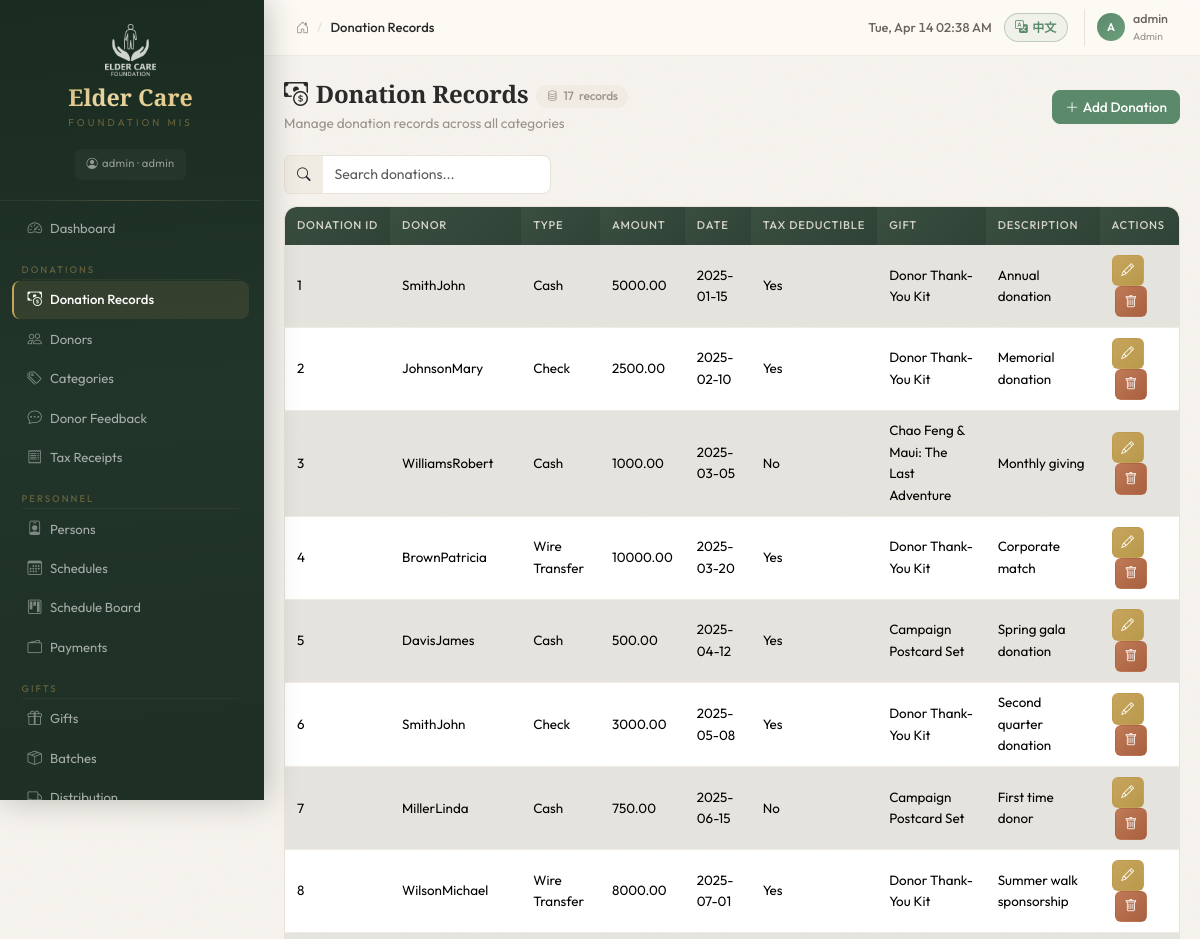
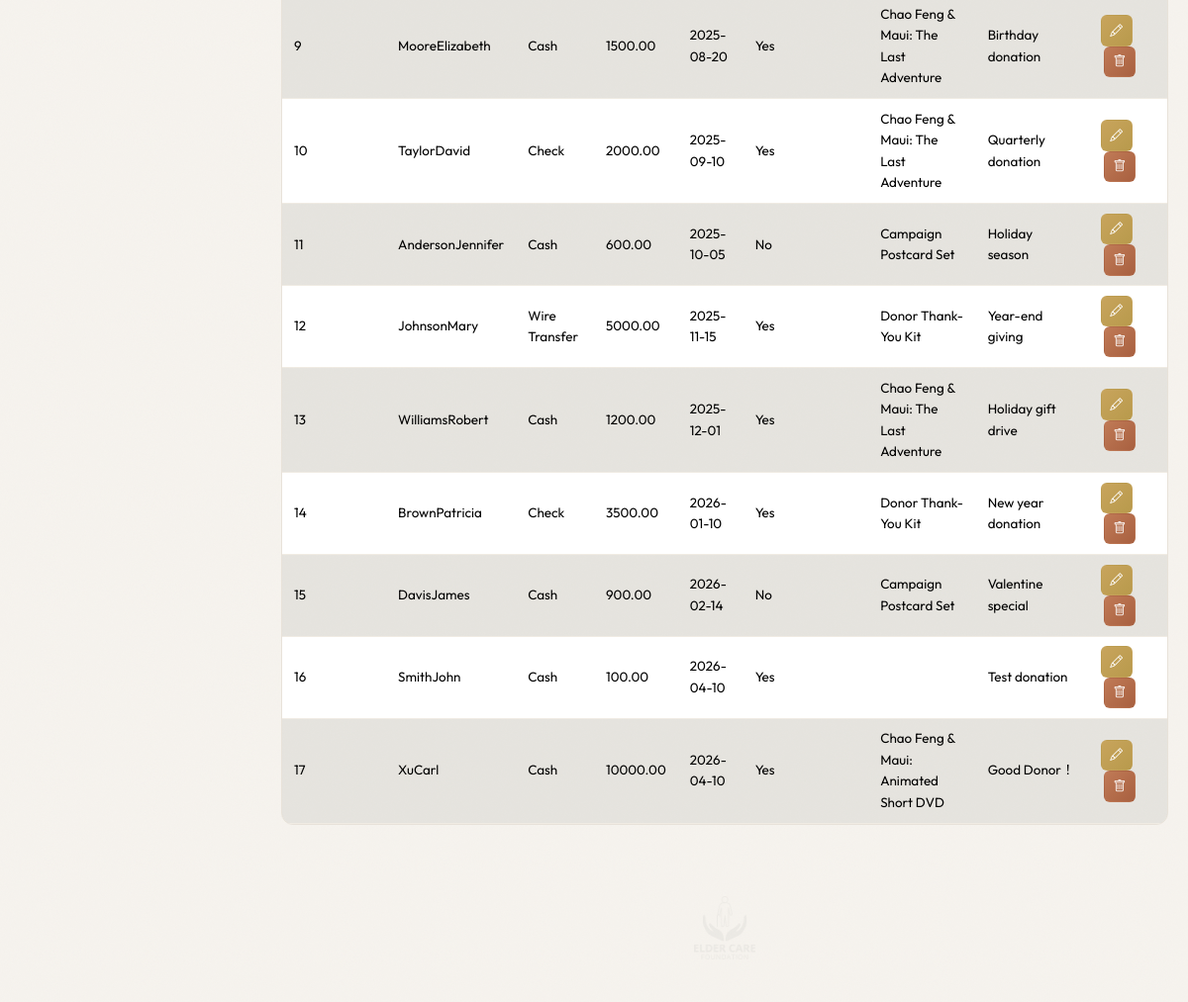
Before: /donations (signed in) with the older database file (2 pictures, top to bottom).
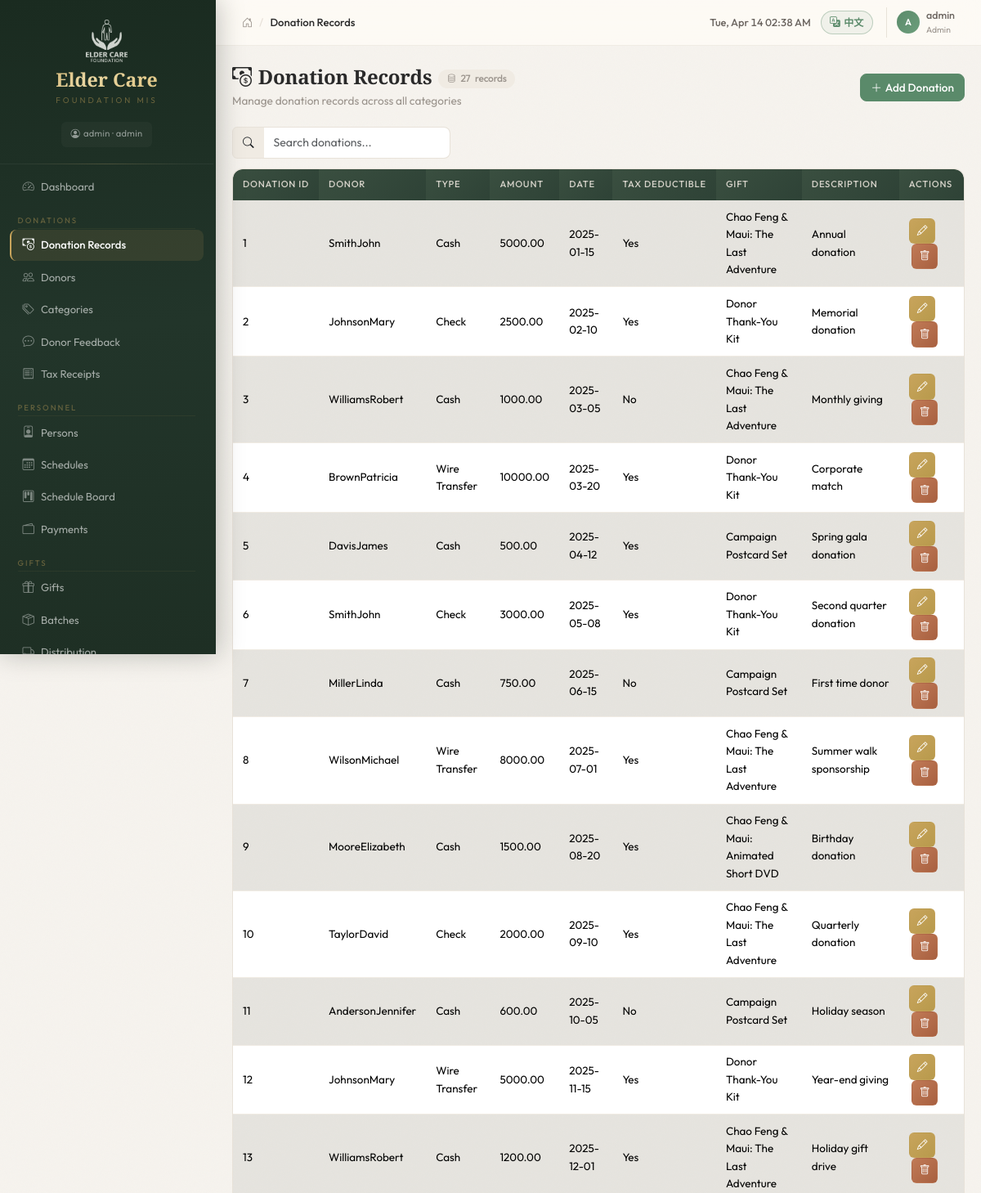
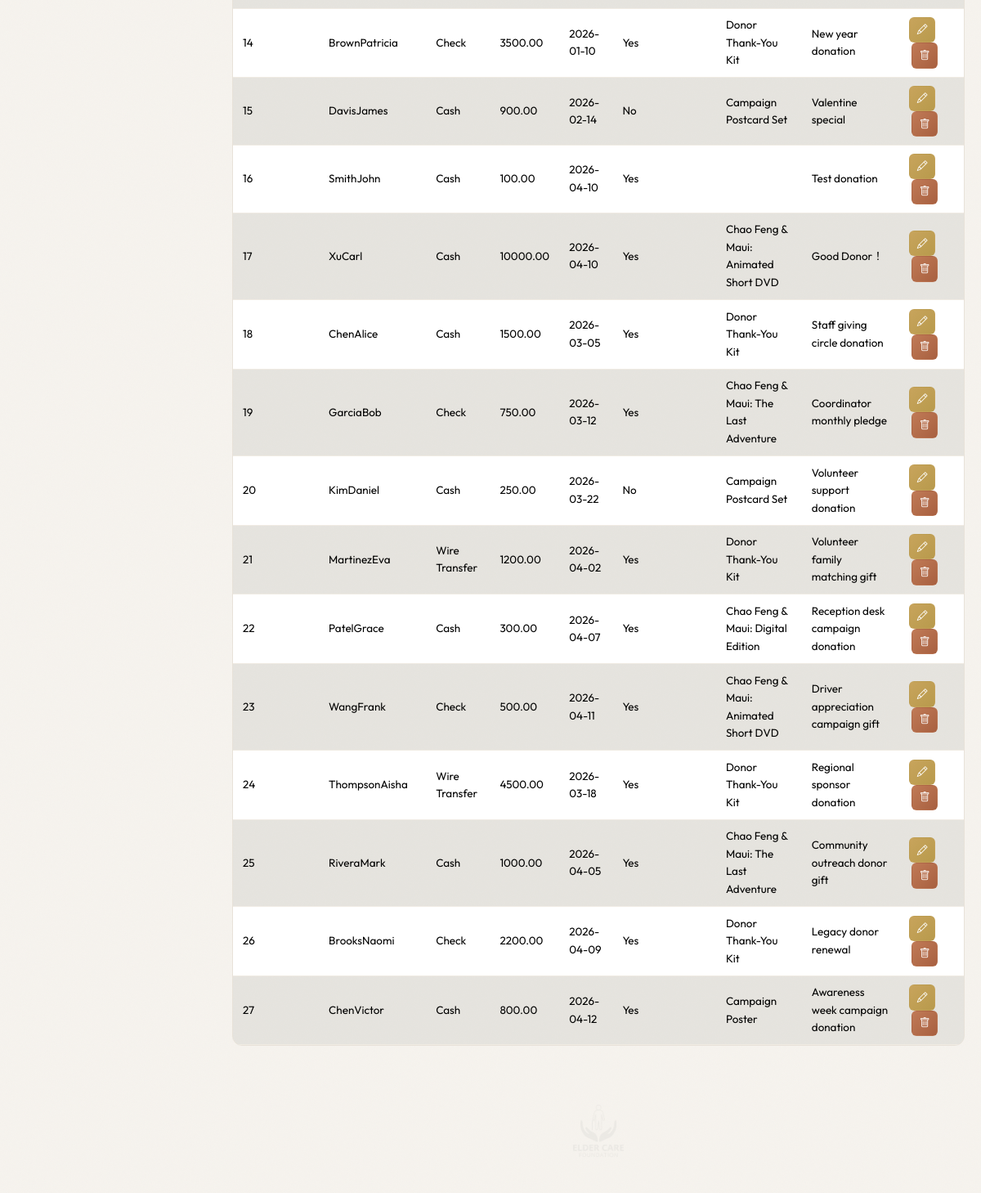
After: the same page with the newer database file (2 pictures, top to bottom).
### tables this page shows
CREATE TABLE "donations" (
    donation_id INTEGER PRIMARY KEY,
    donor_id INTEGER,
    donation_type TEXT,
    amount REAL,
    donation_date NUMERIC,
    is_tax_deductible INTEGER,
    gift_given TEXT,
    description TEXT,
    created_date NUMERIC,
    FOREIGN KEY(donor_id) REFERENCES donors(donor_id)
);

CREATE TABLE "donors" (
	"donor_id"	INTEGER,
	"first_name"	TEXT,
	"last_name"	TEXT,
	"email"	TEXT,
	"age"	INTEGER,
	"gender"	TEXT,
	"location"	TEXT,
	"created_date"	NUMERIC,
	PRIMARY KEY("donor_id")
);

### blueprints/donations.py (the view)
@donations_bp.route('/donations')
@login_required
@role_required('finance')
def donations_list():
    rows = query_db(
        'SELECT d.*, dn.first_name, dn.last_name '
        'FROM donations d LEFT JOIN donors dn ON d.donor_id = dn.donor_id '
        'ORDER BY d.donation_id ASC'
    )
    donors = query_db('SELECT donor_id, first_name, last_name FROM donors ORDER BY last_name')
    gifts = query_db('SELECT gift_id, gift_name FROM gifts WHERE is_active = 1 ORDER BY gift_id')
    return render_template('donations/donations.html', donations=rows, donors=donors, gifts=gifts)

### blueprints/auth.py (called while the page is built)
def role_required(*roles):
    def decorator(f):
        @wraps(f)
        def wrapped(*args, **kwargs):
            if not current_user.has_role(*roles):
                flash('Insufficient permissions to access this page', 'warning')
                return redirect(url_for('dashboard.index'))
            return f(*args, **kwargs)
        return wrapped
    return decorator

    @property
    def is_admin(self):
        return self.role == 'admin'

    def has_role(self, *roles):
        return self.role in roles or self.role == 'admin'

### db.py (called while the page is built)
def get_db():
    if 'db' not in g:
        g.db = sqlite3.connect(current_app.config['DATABASE'])
        g.db.row_factory = sqlite3.Row
        g.db.execute('PRAGMA foreign_keys = ON')
    return g.db

def query_db(sql, args=(), one=False):
    cur = get_db().execute(sql, args)
    rv = cur.fetchall()
    cur.close()
    return (rv[0] if rv else None) if one else rv

### templates/donations/donations.html (shortened to what this page needs)
{% extends "base.html" %}
{% block breadcrumb %}<span data-i18n="Donation Records">Donation Records</span>{% endblock %}
{% block content %}
<div class="page-header">
  <div>
    <h4 class="mb-1"><i class="bi bi-cash-coin me-2"></i><span data-i18n="Donation Records">Donation Records</span><span class="record-count"><i class="bi bi-database"></i>{{ donations|length }} <span data-i18n="records">records</span></span></h4>
    <p class="page-subtitle" data-i18n="Manage donation records across all categories">Manage donation records across all categories</p>
  </div>
  <button class="btn btn-primary" onclick="openAddModal()"><i class="bi bi-plus-lg me-1"></i><span data-i18n="Add Donation">Add Donation</span></button>
</div>
<div class="table-info-bar">
  <div class="table-search">
    <div class="input-group" style="max-width:320px;">
      <span class="input-group-text"><i class="bi bi-search"></i></span>
      <input type="text" class="form-control" data-i18n-placeholder="Search donations..." placeholder="Search donations..." id="tableSearch">
    </div>
  </div>
</div>
{% if donations %}
<div class="table-responsive">
  <table class="table table-striped table-hover">
    <thead class="table-header">
      <tr>
        <th data-i18n="Donation ID">Donation ID</th><th data-i18n="Donor">Donor</th><th data-i18n="Type">Type</th><th data-i18n="Amount">Amount</th><th data-i18n="Date">Date</th>
        <th data-i18n="Tax Deductible">Tax Deductible</th><th data-i18n="Gift">Gift</th><th data-i18n="Description">Description</th><th data-i18n="Actions">Actions</th>
      </tr>
    </thead>
    <tbody>
      {% for d in donations %}
      <tr>
        <td>{{ d.donation_id }}</td>
        <td>{{ d.last_name }}{{ d.first_name }}</td>
        <td>{{ d.donation_type }}</td>
        <td>{{ "%.2f"|format(d.amount) }}</td>
        <td>{{ d.donation_date }}</td>
        <td>{{ "Yes" if d.is_tax_deductible else "No" }}</td>
        <td>{{ d.gift_given }}</td>
        <td>{{ d.description }}</td>
        <td>
          <button class="btn btn-sm btn-warning" aria-label="Edit" data-bs-toggle="tooltip" data-i18n-title="Edit" title="Edit" onclick="openEditModal({{ d.donation_id }}, {{ d.donor_id }}, '{{ d.donation_type }}', {{ d.amount }}, '{{ d.donation_date }}', {{ d.is_tax_deductible }}, '{{ d.gift_given }}', '{{ d.description }}')"><i class="bi bi-pencil"></i></button>
          <button class="btn btn-sm btn-danger" aria-label="Delete" data-bs-toggle="tooltip" data-i18n-title="Delete" title="Delete" onclick="confirmDelete('{{ url_for('donations.donations_delete', id=d.donation_id) }}', 'Donation #{{ d.donation_id }}')"><i class="bi bi-trash"></i></button>
        </td>
      </tr>
      {% endfor %}
    </tbody>
  </table>
</div>
{% else %}
<div class="empty-state">
  <i class="bi bi-inbox"></i>
  <h6 data-i18n="No donation records found">No donation records found</h6>
  <p data-i18n="Click &quot;Add Donation&quot; to create your first entry.">Click "Add Donation" to create your first entry.</p>
</div>
{% endif %}
{% endblock %}

Changed rows visible on the page:
changed donations "Annual donation": gift_given "Donor Thank-You Kit" → "Chao Feng & Maui: The Last Adventure"
changed donations "Summer walk sponsorship": gift_given "Donor Thank-You Kit" → "Chao Feng & Maui: The Last Adventure"
changed donations "Birthday donation": gift_given "Chao Feng & Maui: The Last Adventure" → "Chao Feng & Maui: Animated Short DVD"
added donations: donation_id "18", last_name "Chen", first_name "Alice", donation_type "Cash", amount "1500.00", donation_date "2026-03-05", is_tax_deductible "Yes", gift_given "Donor Thank-You Kit", description "Staff giving circle donation"
added donations: donation_id "19", last_name "Garcia", first_name "Bob", donation_type "Check", amount "750.00", donation_date "2026-03-12", is_tax_deductible "Yes", gift_given "Chao Feng & Maui: The Last Adventure", description "Coordinator monthly pledge"
added donations: donation_id "20", last_name "Kim", first_name "Daniel", donation_type "Cash", amount "250.00", donation_date "2026-03-22", is_tax_deductible "No", gift_given "Campaign Postcard Set", description "Volunteer support donation"
added donations: donation_id "21", last_name "Martinez", first_name "Eva", donation_type "Wire Transfer", amount "1200.00", donation_date "2026-04-02", is_tax_deductible "Yes", gift_given "Donor Thank-You Kit", description "Volunteer family matching gift"
added donations: donation_id "22", last_name "Patel", first_name "Grace", donation_type "Cash", amount "300.00", donation_date "2026-04-07", is_tax_deductible "Yes", gift_given "Chao Feng & Maui: Digital Edition", description "Reception desk campaign donation"
added donations: donation_id "23", last_name "Wang", first_name "Frank", donation_type "Check", amount "500.00", donation_date "2026-04-11", is_tax_deductible "Yes", gift_given "Chao Feng & Maui: Animated Short DVD", description "Driver appreciation campaign gift"
added donations: donation_id "24", last_name "Thompson", first_name "Aisha", donation_type "Wire Transfer", amount "4500.00", donation_date "2026-03-18", is_tax_deductible "Yes", gift_given "Donor Thank-You Kit", description "Regional sponsor donation"
added donations: donation_id "25", last_name "Rivera", first_name "Mark", donation_type "Cash", amount "1000.00", donation_date "2026-04-05", is_tax_deductible "Yes", gift_given "Chao Feng & Maui: The Last Adventure", description "Community outreach donor gift"
added donations: donation_id "26", last_name "Brooks", first_name "Naomi", donation_type "Check", amount "2200.00", donation_date "2026-04-09", is_tax_deductible "Yes", gift_given "Donor Thank-You Kit", description "Legacy donor renewal"
added donations: donation_id "27", last_name "Chen", first_name "Victor", donation_type "Cash", amount "800.00", donation_date "2026-04-12", is_tax_deductible "Yes", gift_given "Campaign Poster", description "Awareness week campaign donation"
Other visible differences:
{{ donations|length }}: "17" → "27"
